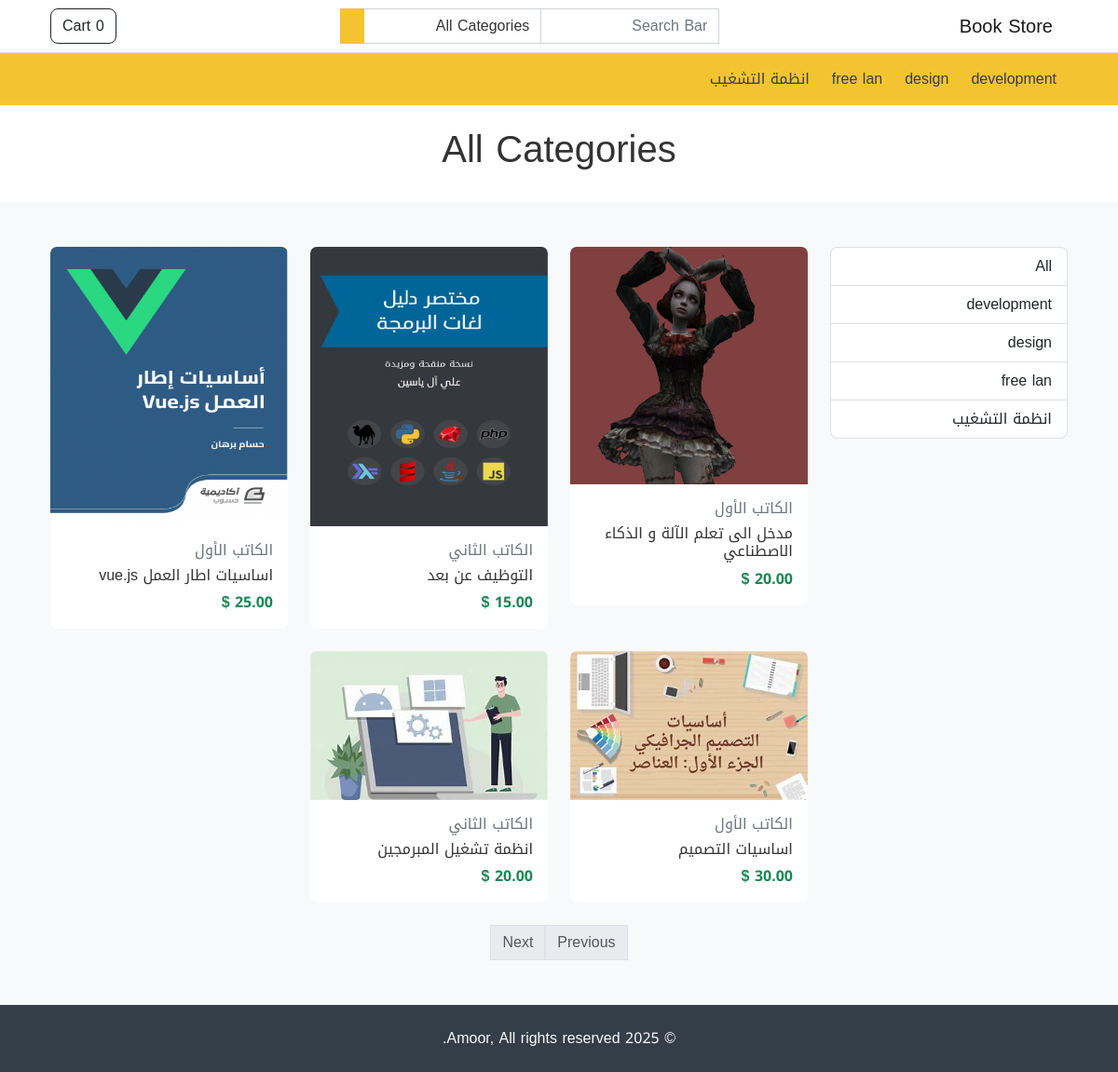
The page /store/category/ on the database its author committed.
### store/models.py (models this page shows, shortened)
class Category(models.Model):
    name = models.CharField(max_length=255, unique=True)
    featured = models.BooleanField(default=False)
    order = models.IntegerField(default=1)
    created_at = models.DateTimeField(auto_now_add=True)
    updated_at = models.DateTimeField(auto_now=True)

class Product(models.Model):
    name = models.CharField(max_length=255)
    short_description = models.CharField(max_length=255, null=True)
    description = models.TextField(null=True)
    price = models.DecimalField(max_digits=10, decimal_places=2)
    stock = models.PositiveIntegerField(null=True)
    image = models.ImageField(null=True)
    featured = models.BooleanField(default=False)
    created_at = models.DateTimeField(auto_now_add=True)
    updated_at = models.DateTimeField(auto_now=True)
    category = models.ForeignKey(Category, on_delete=models.PROTECT)
    author = models.ForeignKey(Author, on_delete=models.SET_NULL, null=True)

class Author(models.Model):
    name = models.CharField(max_length=255)
    bio = models.TextField(null=True)
    created_at = models.DateTimeField(auto_now_add=True)
    updated_at = models.DateTimeField(auto_now=True)

### store/views.py (the view)
# urls.py: path('category/', views.category, name='StoreCategory'),
def category(request, cid=None):
    cat = None
    query = request.GET.get('query', cid)
    where = {}
    if cid:
        cat = Category.objects.get(pk=cid)
        where['category_id'] = cid
    products = Product.objects.filter(**where)
    paginator = Paginator(products, 9)
    page_number = request.GET.get('page')
    page_obj = paginator.get_page(page_number)
    return render(
        request, 'category.html',
        {
            'page_obj': page_obj,
            'category': cat,
        }
    )

### store/custom_context_processor.py (called while the page is built)
def store_website(request) -> dict:
    cart = Cart.objects.filter(session = request.session.session_key).last()
    cart_total = 0
    cart_products = []
    if cart:
        cart_products = Product.objects.filter(pk__in=cart.item)
        for item in cart_products:
            cart_total += item.price
    categories = Category.objects.order_by('order')
    return {
        'categories': categories,
        'cart_total': cart_total,
        'cart_products': cart_products,
    }

### store/templatetags/my_filters.py (called while the page is built)
def currency(amount):
    return '{:.2f}'.format(amount) + ' $'

### store/templates/category.html (shortened to what this page needs)
{% extends "base.html" %}
{% load i18n %}
{% block content %}
{% if category.name %}
    {% include "common/page_title.html" with title=category.name%}
{% else %}
    {% include "common/page_title.html" with title="All Categories" %}
{% endif %}
<div class="container my-5">
    <section>
        <div class="row">
            <div class="col-md-3">
                <div class="list-group">
                    <a href=" {% url 'StoreCategory' %}" class="list-group-item list-group-item-action d-flex justify-content-between align-items-center">
                        {% trans 'All' %}
                    </a>
                    {% for category in categories %}
                        <a href="{% url 'StoreCategory' category.id %}" class="list-group-item list-group-item-action d-flex justify-content-between align-items-center">
                            {{ category.name }}
                        </a>
                    {% endfor %}
                </div>
            </div>
            <div class="col-md-9">
                <div class="row">
                        {% for product in page_obj %}
                            <div class="col-md-4">
                                {% include 'common/product_card.html' with product=product%}
                            </div>
                        {% endfor %}
                </div>
            </div>
        </div>
        {% if page_obj.paginator.count > 0 %}
            <nav>
                <ul class="pagination justify-content-center">
                {% if page_obj.has_previous %}
                <li>
                    <a class="page-link"href="?page={{ page_obj.previous_page_number }}"tabindex="-1"aria-disabled="true">{% trans 'Previous'%}</a>
                </li>
                {% else %}
                    <li class="disabled">
                        <a class="page-link"href="#"tabindex="-1"aria-disabled="true">{% trans 'Previous'%}</a>
                    </li>
                {% endif %}
                {% if page_obj.has_next %}
                <li>
                    <a class="page-link"href="?page={{ page_obj.next_page_number }}"tabindex="-1"aria-disabled="true">{% trans 'Next'%}</a>
                </li>
                {% else %}
                    <li class="disabled">
                        <a class="page-link"href="#"tabindex="-1"aria-disabled="true">{% trans 'Next'%}</a>
                    </li>
                {% endif %}
            </nav>
        {% endif %}
            </div>
{% endblock content %}

### store/templates/partials/header.html (shortened to what this page needs)
{% load i18n %}
<nav class="navbar navbar-expand-lg navbar-light bg-white border-bottom">
    <div class="container">
        <a class="navbar-brand" href="/store">{% trans "Book Store" %}</a>
        <div class="collapse navbar-collapse mt-2 mt-lg-0" id="navbarSupportedContent">
            {% include "partials/header_search.html" %}
            <ul class="navbar-nav my-2 my-lg-0">
                <li class="nav-item">
                    <a href="{% url 'StoreCart' %}" class="btn btn-outline-dark" type="button">
                        {% trans 'Cart' %} <span id='cart-items-count'>{{ cart_products|length }}</span>
                    </a>
                </li>
            </ul>
        </div>
    </div>
</nav>
<nav class="navbar navbar-expand-lg navbar-light bg-primary">
    <div class="container">
        <div class="collapse navbar-collapse mt-2 mt-lg-0" id="navbarSupportedContent">
                <ul class="navbar-nav my-2 my-lg-0">
                    {% for category in categories %}
                        <li class="nav-item">
                            <a class="nav-link mx-1" href="{% url 'StoreCategory' category.id %}" role="button">
                                {{ category.name }}
                            </a>
                        </li>
                    {% endfor %}
                </ul>
            </div>
        </div>
</nav>

### store/templates/common/product_card.html (shortened to what this page needs)
{% load i18n %}
{% load my_filters %}
<div class="product card mb-4">
    <img src="{{ product.image.url }}" class="card-img-top" alt="{{ product.name }}"/>
    <div class="card-body">
        <h6 class="text-muted">{{ product.author.name }}</h6>
        <h6 class="card-title">{{ product.name }}</h6>
        <strong class="fw-bold text-success">{{ product.price|currency }}</strong>
    </div>
</div>

### rows shown on the page
Category: name "development"
Category: name "design"
Category: name "free lan"
Category: name "انظمة التشغيب"
Product: image (picture), author.name "الكاتب الأول", name "مدخل الى تعلم الآلة و الذكاء الاصطناعي", price "20.00 $"
Product: image (picture), author.name "الكاتب الثاني", name "التوظيف عن بعد", price "15.00 $"
Product: image (picture), author.name "الكاتب الأول", name "اساسيات اطار العمل vue.js", price "25.00 $"
Product: image (picture), author.name "الكاتب الأول", name "اساسيات التصميم", price "30.00 $"
Product: image (picture), author.name "الكاتب الثاني", name "انظمة تشغيل المبرمجين", price "20.00 $"

### other values the page prints
{{ cart_products|length }} "0"
